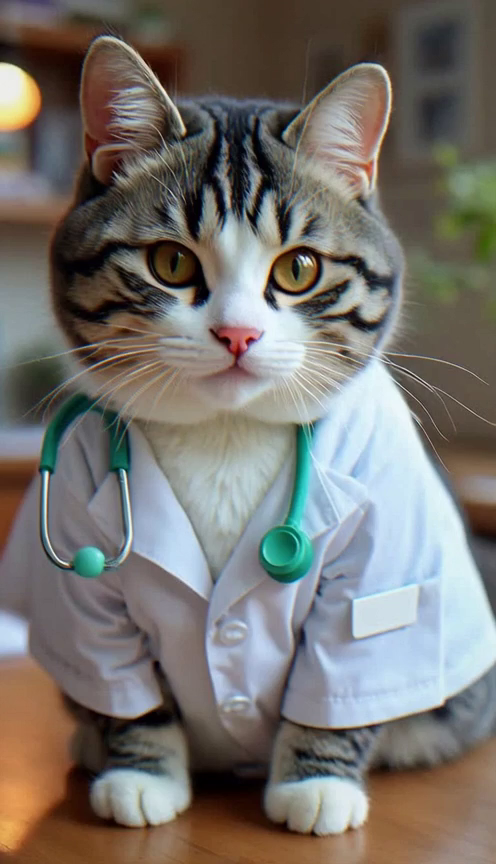
#> input picture data/phase0/evidence/S0a_shotA_f0.png, 496 x 864 px
$ python iris_gate.py ../data/phase0/evidence/S0a_shotA_f0.png
#> lines starting #> are read from the running program, lines starting #| are printed output that depends on the picture; after the words box and inside, x2 and y2 are one past the last pixel; in counts of white or black regions, pixels touching at a corner belong together
#> call 2 of gate, with frame_path = '../data/phase0/evidence/S0a_shotA_f0.png'
#> in gate, img is the input picture: shape (864, 496, 3); mean B, G, R 110.6, 115.6, 119.3
#!/usr/bin/env python3
"""iris_gate.py — 虹膜色相数值闸门（Phase 1 D0 建，plan-v3.5 B1）

从帧中定位眼睛区域取虹膜色相（HSV H 通道），与官定色卡基准比对；超阈值即 FAIL。
用法：python iris_gate.py <帧图> [<帧图> ...]   （基准：data/persona/eyecolor_card.png）
原理：官定图黄琥珀虹膜 → H 通道 20-45（OpenCV 0-179 标度）为合格窗；每帧取眼部区域
（自动检测失败时须人工传 --box x,y,w,h）。阈值与窗口可按 S0 实测校准（CONFIG）。
"""
import sys, cv2, numpy as np, pathlib

CONFIG = dict(
    card='/data/AI_Video/AI_Doctor_Theater/data/persona/eyecolor_card.png',
    h_lo=26, h_hi=50,          # 合格色相窗（D0 基线校准：琥珀 f0 h_mean=38.8；漂移帧 f1/f2 h_mean=15.7/18.9——判据 h_mean∈[26,50]=PASS）
    min_sat=40, min_val=40,    # 低饱和/低亮像素不参与（避免眼白/阴影）
    eye_roi_default=(0.25, 0.20, 0.50, 0.28),  # 相对帧的比例框（x,y,w,h）——眉眼带
)

def iris_hue_stats(img, roi):
    """虹膜定位：眉眼带 ROI 内 HoughCircles 找双眼虹膜圆，仅统计圆内高饱和像素。"""
#> called with roi = (0.25, 0.2, 0.5, 0.28)
    H, W = img.shape[:2]
#> H = 864; W = 496
    rx, ry, rw, rh = [int(v * s) for v, s in zip(roi, (W, H, W, H))]
#> rx = 124; ry = 172; rw = 248; rh = 241
    band = img[ry:ry+rh, rx:rx+rw]
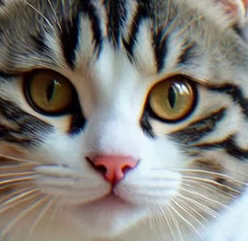
#> band: shape (241, 248, 3); mean B, G, R 121.7, 127.2, 130.8
    gray = cv2.cvtColor(band, cv2.COLOR_BGR2GRAY)
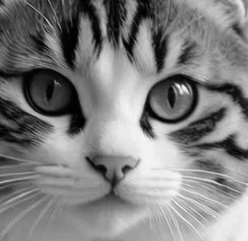
#> gray: shape (241, 248); min 0, max 246, mean 127.6
    gray = cv2.medianBlur(gray, 5)
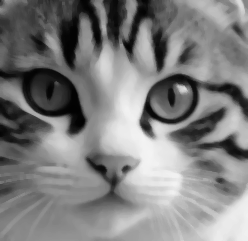
#> gray: shape (241, 248); min 1, max 243, mean 127.4
    circles = cv2.HoughCircles(gray, cv2.HOUGH_GRADIENT, dp=1.2,
                               minDist=int(rh*0.3), param1=80, param2=28,
                               minRadius=max(4, int(rh*0.03)), maxRadius=int(rh*0.16))
#> circles = [[41.4, 105, 37.24], [169.8, 96.6, 21.88], [214.2, 181.8, 31.96], [66.6, 31.8, 25.36], [88.2, 173.4, 26.68]]
    px_all = []
    if circles is not None:
        mask = np.zeros(gray.shape, np.uint8)
        for cx, cy, r in np.round(circles[0]).astype(int)[:2]:
            cv2.circle(mask, (cx, cy), max(3, r - 1), 255, -1)
#> this loop made 2 passes
#> (cx, cy, r) on passes 1 to 2: (41, 105, 37), (170, 97, 22)
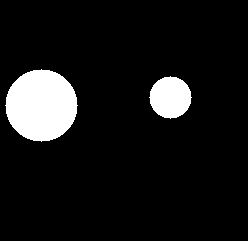
#> mask: shape (241, 248); 9.1% white; 2 white regions, box (x1, y1, x2, y2) and area: (5, 69, 78, 142) 4053, (149, 76, 192, 119) 1373
        hsv = cv2.cvtColor(band, cv2.COLOR_BGR2HSV)
#> hsv: shape (241, 248, 3); mean H, S, V 57.8, 58.4, 138.1
        m = (mask > 0) & (hsv[:, :, 1] > CONFIG['min_sat']) & (hsv[:, :, 2] > CONFIG['min_val'])
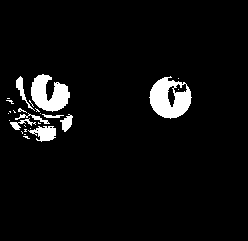
#> m: shape (241, 248) bool; 5% white; 27 white regions (19 under 20 px), largest, box (x1, y1, x2, y2) and area: (149, 76, 192, 119) 1151, (31, 74, 70, 112) 924, (28, 126, 56, 142) 274
        px_all = hsv[m]
#> px_all = 2969 rows, first 8: [11, 224, 41], [11, 224, 41], [13, 176, 42], [13, 172, 43], [11, 193, 45], [11, 193, 45], [11, 200, 46], [11, 200, 46]
    if len(px_all) < 40:
        return None
    return dict(n=len(px_all), h_mean=float(px_all[:, 0].mean()), h_p25=float(np.percentile(px_all[:, 0], 25)),
                h_p75=float(np.percentile(px_all[:, 0], 75)))

def gate(frame_path, roi=None):
    img = cv2.imread(str(frame_path))
    if img is None:
        return f'{frame_path}: READ_FAIL'
    st = iris_hue_stats(img, roi or CONFIG['eye_roi_default'])
    if st is None:
        return f'{frame_path}: INSUFFICIENT_PIXELS'
    ok = CONFIG['h_lo'] <= st['h_mean'] <= CONFIG['h_hi']  # 闸门判据（D0 校准）：虹膜均值色相 h_mean∈[h_lo,h_hi]=琥珀保持
    return (f"{frame_path}: {'PASS' if ok else 'FAIL'} h_mean={st['h_mean']:.1f} "
            f"p25={st['h_p25']:.1f} p75={st['h_p75']:.1f} n={st['n']} (窗 {CONFIG['h_lo']}-{CONFIG['h_hi']})")

if __name__ == '__main__':
    args = [a for a in sys.argv[1:] if not a.startswith('--box')]
    box = None
    if '--box' in sys.argv:
        i = sys.argv.index('--box')
        box = tuple(float(v) for v in sys.argv[i+1].split(','))
    # 基准自检：色卡通闸
    print('[card]', gate(CONFIG['card']))
    for a in args:
        print('[frame]', gate(a, box))
#> in gate (call 2), `st = iris_hue_stats(img, roi or CONFIG['eye_roi_default'])`: st = {'n': 2969, 'h_mean': 32.35, 'h_p25': 15, 'h_p75': 24}
#> in gate (call 2), `ok = CONFIG['h_lo'] <= st['h_mean'] <= CONFIG['h_hi']`: ok = True
